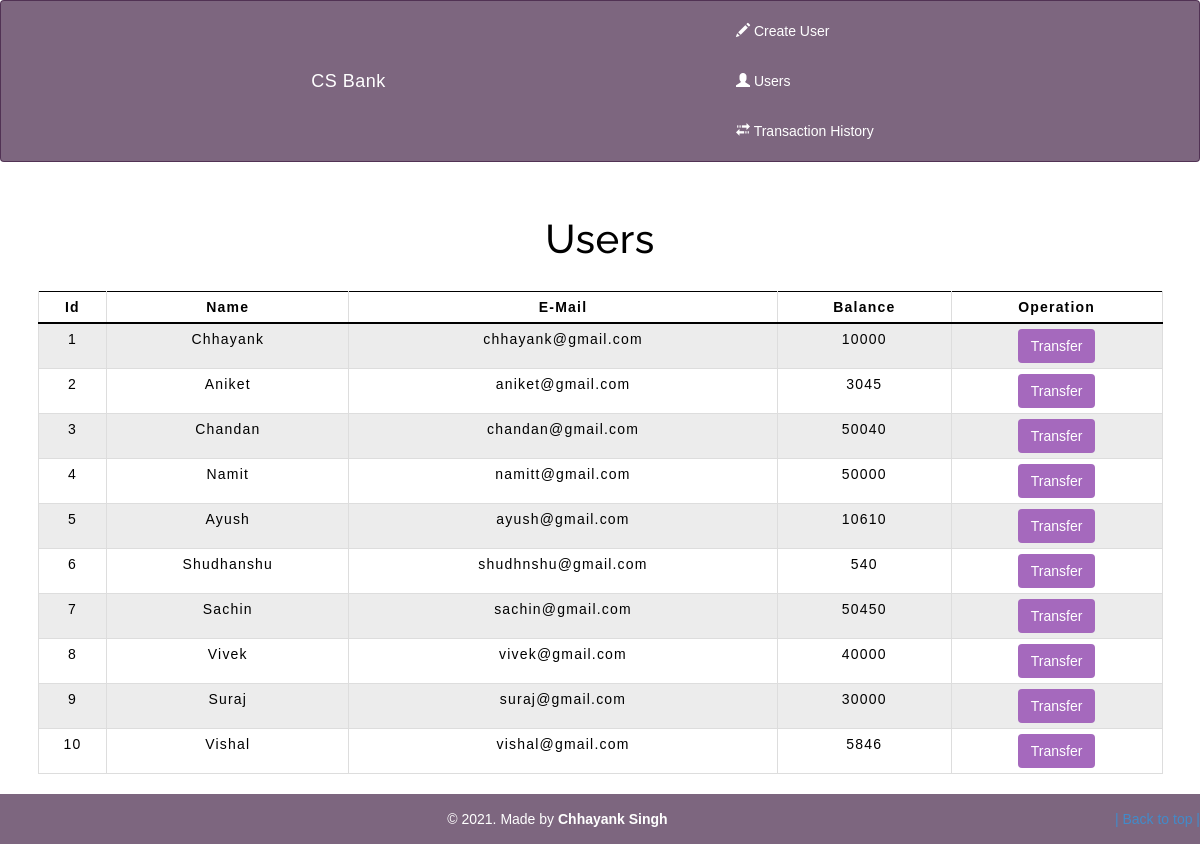
The app's page /transfermoney.php with its own data.
### tables this page shows
CREATE TABLE `users` (
  `id` int(3) NOT NULL,
  `name` text NOT NULL,
  `email` varchar(30) NOT NULL,
  `balance` int(8) NOT NULL
);

### transfermoney.php (the view)
<?php include 'layouts/header4.php';?>
<body>
    <?php
    include 'config.php';
    $sql = "SELECT * FROM users";
    $result = mysqli_query($conn, $sql);
    ?>
    <div class="container">
        <h2 class="text-center pt-4" style="color : black;">Users</h2>
        <br>
        <div class="row">
            <div class="col">
                <div class="table-responsive-sm">
                    <table class="table table-hover table-sm table-striped table-condensed table-bordered" style="border-color:black;">
                        <thead style="color : black;">
                            <tr>
                                <th scope="col" class="text-center py-2">Id</th>
                                <th scope="col" class="text-center py-2">Name</th>
                                <th scope="col" class="text-center py-2">E-Mail</th>
                                <th scope="col" class="text-center py-2">Balance</th>
                                <th scope="col" class="text-center py-2">Operation</th>
                            </tr>
                        </thead>
                        <tbody>
                            <?php
                            while ($rows = mysqli_fetch_assoc($result)) {
                            ?>
                                <tr style="color : black;">
                                    <td class="py-2"><?php echo $rows['id'] ?></td>
                                    <td class="py-2"><?php echo $rows['name'] ?></td>
                                    <td class="py-2"><?php echo $rows['email'] ?></td>
                                    <td class="py-2"><?php echo $rows['balance'] ?></td>
                                    <td><a href="selecteduserdetail.php?id= <?php echo $rows['id']; ?>"> <button type="button" class="btn" style="background-color : #A569BD;color: white;">Transfer</button></a></td>
                                </tr>
                            <?php
                            }
                            ?>
                        </tbody>
                    </table>
                </div>
            </div>
        </div>
    </div>
    <?php include "layouts/footer.php"?>
</body>
</html>

### layouts/header4.php (shortened to what this page needs)
<!DOCTYPE html>
<html lang="en">
<head>
    <link href="https://cdn.jsdelivr.net/npm/bootstrap@5.0.0-beta1/dist/css/bootstrap.min.css" rel="stylesheet">
    <link rel="stylesheet" href="bootstrap/css/bootstrap.min.css">
    <link rel="stylesheet" href="bootstrap/css/bootstrap.min.css">
    <link rel="stylesheet" href="bootstrap/css/table.css" type="text/css">
    <link rel="stylesheet" href="bootstrap/css/navbar.css" type="text/css">
</head>
<body1>
<nav class="navbar navbar-inverse">
  <div class="container-fluid">
    <div class="navbar-header">
      <a class="navbar-brand" href="index.php">CS Bank</a>
    </div>
    <div class="collapse navbar-collapse" id="myNavbar">
      <ul class="nav navbar-nav navbar-right">
        <li><a href="createuser.php"><span class="glyphicon glyphicon-pencil"></span> Create User</a></li>
        <li><a href="transfermoney.php"><span class="glyphicon glyphicon-user"></span> Users</a></li>
        <li><a href="transactionhistory.php"><span class="glyphicon glyphicon-transfer"></span> Transaction History</a></li>
      </ul>
    </div>
  </div>
</nav>
</body1>

### layouts/footer.php
<footer class="footer">
<p>&copy 2021. Made by <b>Chhayank Singh</b> <a href="#" class="BTT">|  Back to top  |</a></p>
</footer>

### layouts/header4.php (style rules this page uses)
.navbar-inverse { background-color: #3b173da8; border-color: #3b173da8; }
.navbar-inverse .navbar-brand { color: white; }
.navbar-inverse .navbar-nav>li>a { color: white; }
button { border: none; background: #d9d9d9; }
body { display: flex; flex-direction: column; height: 100vh; }
p { margin: 0; padding: 0; }
.footer { height: 5rem; background-color: #3b173da8; margin-top: auto; }
.footer p { color: white; text-align: center; line-height: 5rem; }
.BTT { float: right; }

### records on screen
users: id "1", name "Chhayank", email "chhayank@gmail.com", balance "10000"
users: id "2", name "Aniket", email "aniket@gmail.com", balance "3045"
users: id "3", name "Chandan", email "chandan@gmail.com", balance "50040"
users: id "4", name "Namit", email "namitt@gmail.com", balance "50000"
users: id "5", name "Ayush", email "ayush@gmail.com", balance "10610"
users: id "6", name "Shudhanshu", email "shudhnshu@gmail.com", balance "540"
users: id "7", name "Sachin", email "sachin@gmail.com", balance "50450"
users: id "8", name "Vivek", email "vivek@gmail.com", balance "40000"
users: id "9", name "Suraj", email "suraj@gmail.com", balance "30000"
users: id "10", name "Vishal", email "vishal@gmail.com", balance "5846"
